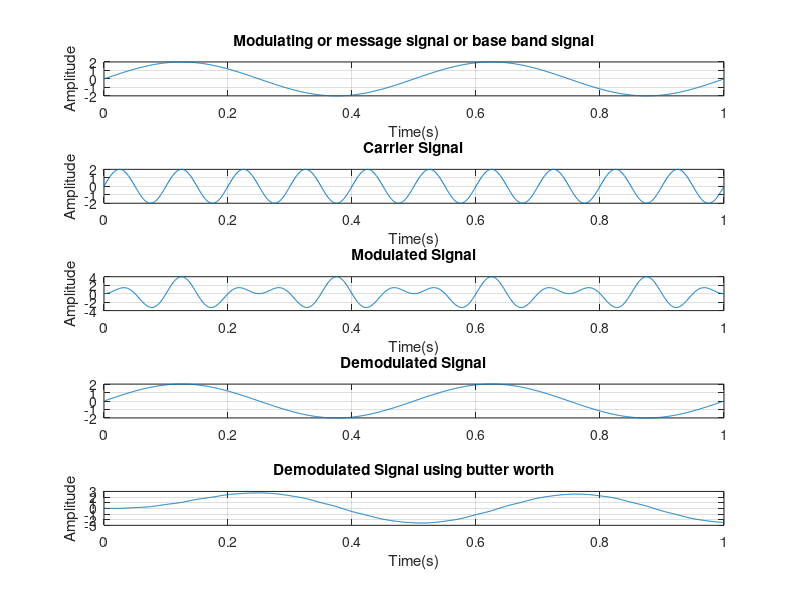

Source code (MATLAB): (Note: this script raises an error after producing the figure.)
% PRN No. - 20240802543
t = 0:0.001:1;
a = 2;

% Modulating or message signal
f1 = 2;
x = a*sin(2*pi*f1*t);
subplot(5,1,1);
plot(t,x);
xlabel('Time(s)');
ylabel('Amplitude');
title('Modulating or message signal or base band signal');
grid on;

% Carrier Signal
f2 = 10; % carrier signal frequency
y = a*sin(2*pi*f2*t);
subplot(5,1,2);
plot(t,y);
xlabel('Time(s)');
ylabel('Amplitude');
title('Carrier Signal');
grid on;

% Modulated Signal
z = x.*y;
subplot(5,1,3);
plot(t,z);
xlabel('Time(s)');
ylabel('Amplitude');
title('Modulated Signal');
grid on;

% Demodulated Signal
j = z./y;
subplot(5,1,4);
plot(t,j);
title('Demodulated Signal')
grid on;

k = z.*y;
fs = 100 * f2;
order = 2;
% f2 is cutoff frequency
%fc = f1/(fs/2);
%[numerator,denominator] = butter(order,fc);
%nf = f1/fs;
%[numerator,denominator] = butter(order,3*nf);
[num,deno] = butter(order,0.9 * f1/(fs/2));
de_modulated_signal = filter(num,deno,k);
subplot(5,1,5);
plot(t,de_modulated_signal);
xlabel('Time(s)');
ylabel('Amplitude');
title('Demodulated Signal using butter worth');
grid on;



% upper side band ko hata ke filter dalna hai basically s ka demodulation
% karna hai homework hai RAHH ... Rahhh






% Misc. Watermark
annotation('textbox', 'String', '20240802543', 'FontSize', 30, 'Color', [0.5, 0.5, 0.5],'EdgeColor', 'none', 'HorizontalAlignment', 'center', 'Rotation', 45);
